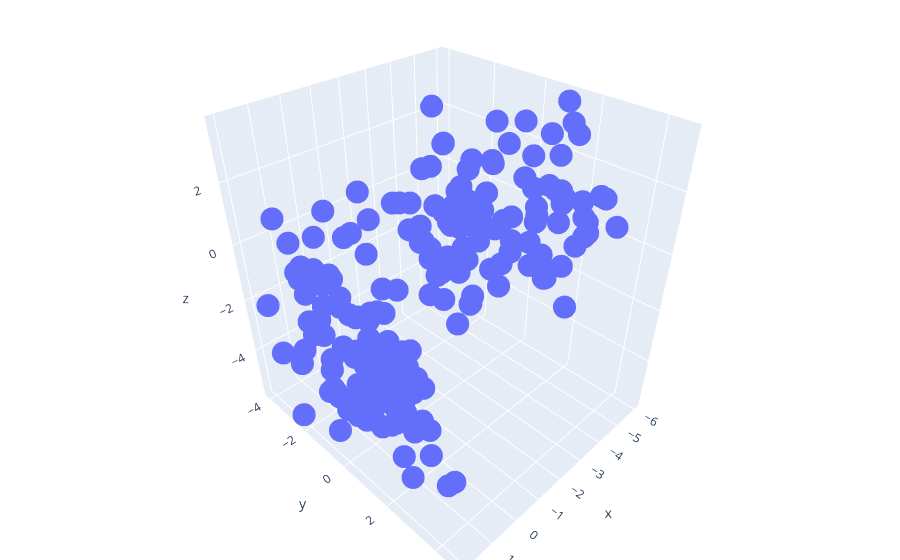

Notebook cell for this chart:
### Markdown cell above
# Fake Clusters

### Code cell
# two clear clusters
# one of them will be stretched for many times to 'catch' the PCA looking for variance, then it stops
# and go to the forth dimension to link with the other cluster

cluster_size = 100
X, int_labels = make_blobs(n_samples=2*cluster_size, n_features=2, centers=[(1,-1), (1,1)], cluster_std=1.5, shuffle=False)
# attach the label because we are going to shuffle the data
X = np.c_[X, int_labels]


z = np.concatenate([2*np.ones(cluster_size), -2*np.linspace(0, 3, cluster_size)])
X = np.c_[z, X]

# shuffle X 
np.random.shuffle(X)
w = np.linspace(0, 4.5, cluster_size*2) 
X = np.c_[w, X]

# separate the labels

int_labels = X[:,-1]
X = X[:, :-1]

# plot 3D 

fig = px.scatter_3d(x=X[:, 1],
                    y=X[:, 2],
                    z=X[:, 3],
                  size_max=0.1)

fig.update_layout(margin=dict(l=0, r=0, b=0, t=0))

### Figure 1 — Plotly figure (JSON) as saved in the notebook; plotly's stock layout.template omitted (floating-point values rounded to 4 significant figures; data arrays with more than 128 entries replaced by an {"elided": "..."} marker saying what was removed)
{"data": [{"hovertemplate": "x=%{x}<br>y=%{y}<br>z=%{z}<extra></extra>", "legendgroup": "", "marker": {"color": "#636efa", "symbol": "circle"}, "mode": "markers", "name": "", "scene": "scene", "showlegend": false, "type": "scatter3d", "x": {"elided": "200 float values"}, "y": {"elided": "200 float values"}, "z": {"elided": "200 float values"}}], "layout": {"legend": {"tracegroupgap": 0}, "margin": {"b": 0, "l": 0, "r": 0, "t": 0}, "scene": {"domain": {"x": [0, 1], "y": [0, 1]}, "xaxis": {"title": {"text": "x"}}, "yaxis": {"title": {"text": "y"}}, "zaxis": {"title": {"text": "z"}}}}}
